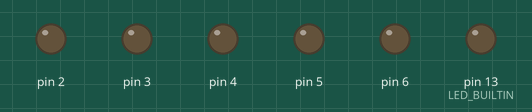
This sketch was run on a simulated Arduino Uno, built with avr-gcc and run on an emulated ATmega328P. Parts: output pins drawn as LEDs (lit = HIGH).

Above: at 0.1 s.
At 4.1 s:
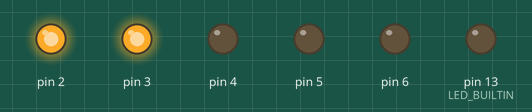
At 9.1 s:
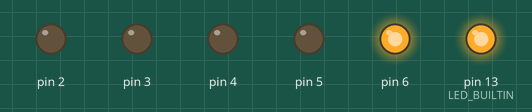
At 19.1 s:
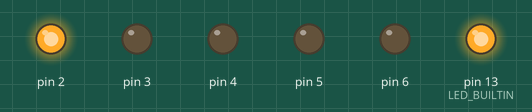
At 29.1 s:
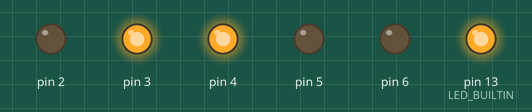
At 39.1 s:
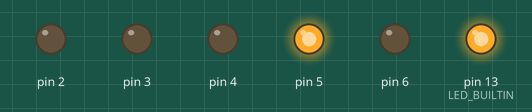
Timing chart, 0 to 40.0 s (numbered marks = the images above):
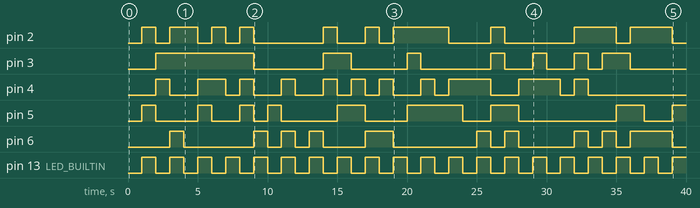

Measured:
- by itself, pin 2: LOW → HIGH at 1.0 s, → LOW 1.0 s later, → HIGH 1.0 s later, → LOW 2.0 s later, … (20 changes in this stretch)
- by itself, pin 3: LOW → HIGH at 2.0 s, → LOW 7.0 s later, → HIGH 5.0 s later, → LOW 2.0 s later, … (14 changes in this stretch)
- by itself, pin 4: LOW → HIGH at 2.0 s, → LOW 1.0 s later, → HIGH 2.0 s later, → LOW 2.0 s later, … (22 changes in this stretch)
- by itself, pin 5: LOW → HIGH at 1.0 s, → LOW 1.0 s later, → HIGH 3.0 s later, → LOW 1.0 s later, … (17 changes in this stretch)
- by itself, pin 6: LOW → HIGH at 3.0 s, → LOW 1.0 s later, → HIGH 5.0 s later, → LOW 1.0 s later, … (20 changes in this stretch)
- by itself, pin 13 (LED_BUILTIN): alternates HIGH for 1.0 s and LOW for 1.0 s

The sketch:

arduino.ino
```cpp
const char *MESSAGE = "JGTDOHCPQIUAQHKMRUBLNJMEULYEGEAXBTKZRRIMWXGUWDFMEJQAXWMJIILFGSZGWDWDYMTQNRREJIPIMQOCFSRBIBKZLJKMNGDGOKXWRUHQBELKP";
const char BASE_CHAR = 'A';
const int MESSAGE_LENGTH = strlen(MESSAGE);
const int BIT_OFFSET = 2;
const int BIT_COUNT = 5;

void setup() {
    pinMode(LED_BUILTIN, OUTPUT);

    for (int i = BIT_OFFSET; i < BIT_COUNT + BIT_OFFSET; i++) {
        pinMode(i, OUTPUT);
    }
}

void display_one(int bits) {
    for (int i = 0; i < BIT_COUNT; i++) {
        digitalWrite(i + BIT_OFFSET, (bits >> i) & 1);
    }
}

void display(const char *message, int length) {
    bool clock = false;
    for (const char *c = message; c < message + length; c++) {
        delay(1000);

        clock = !clock;
        digitalWrite(LED_BUILTIN, clock);

        display_one(*c - BASE_CHAR);
    }
}

void loop() {
    display(MESSAGE, MESSAGE_LENGTH);
    display_one(0);
    delay(5000);
}
```
